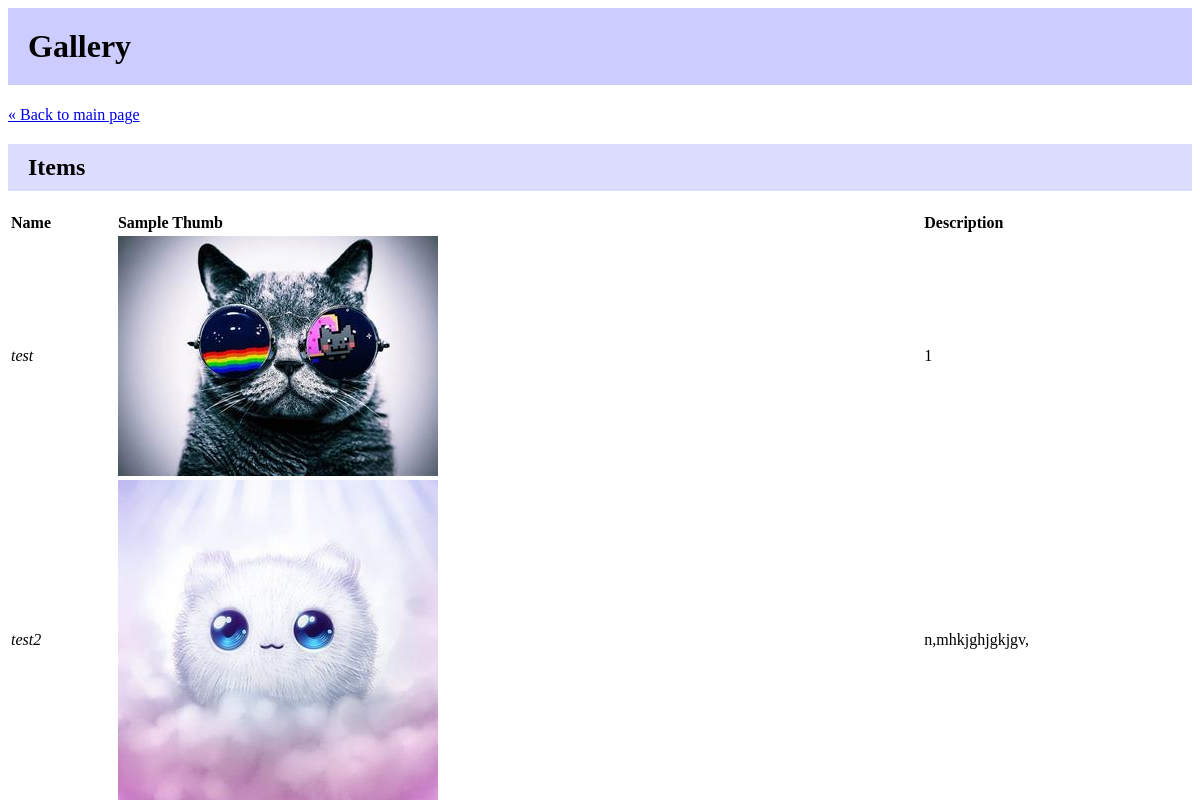
Before: /items/items/ with the older database file.
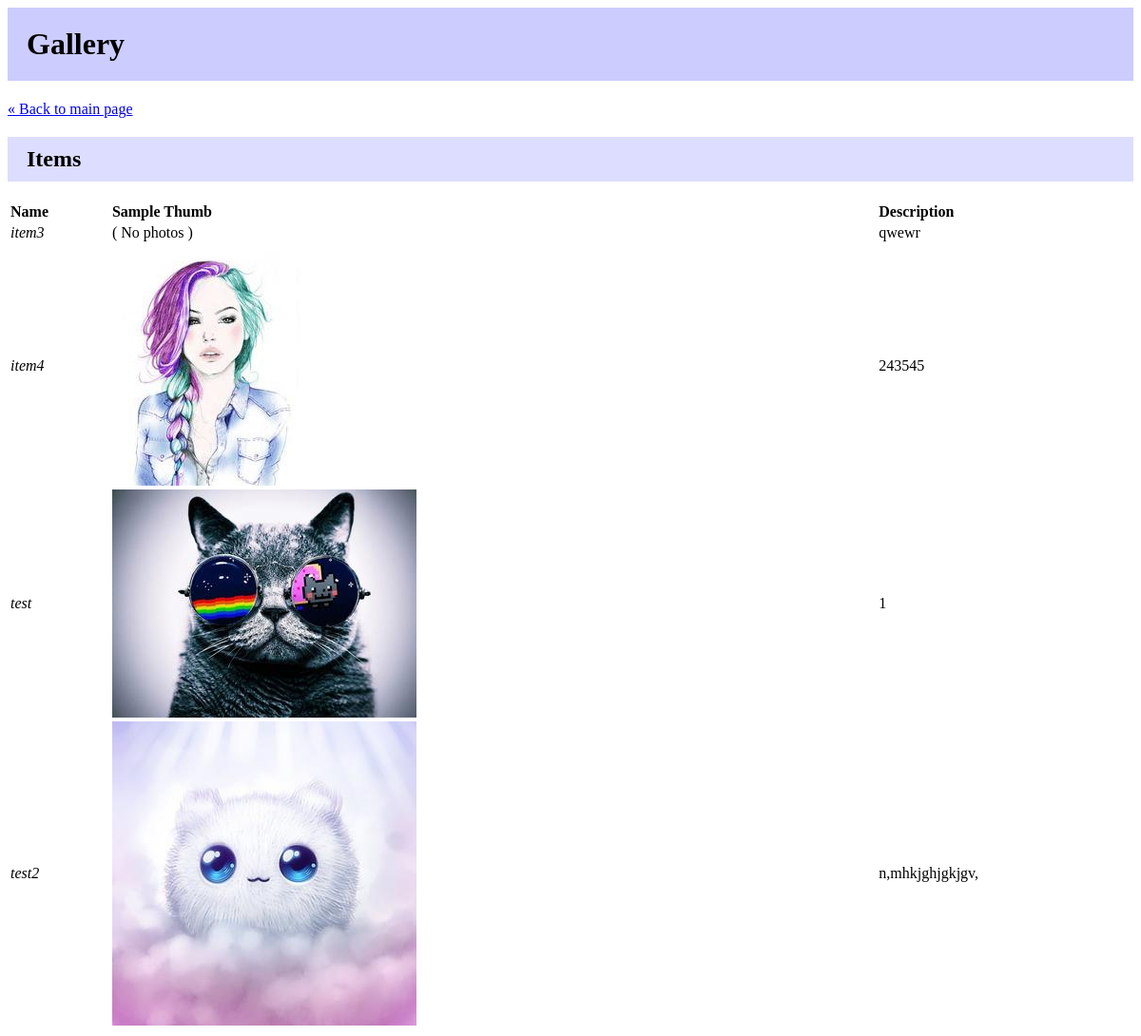
After: the same page with the newer database file.
### items/models.py (models this page shows, shortened)
class Item(models.Model):
    name = models.CharField(max_length = 250)
    description = models.TextField()
    class Meta:
        ordering = ['name']
    def get_absolute_url(self):
        return reverse('items:item_detail', kwargs={'object_id':self.id})

### items/views.py (the view)
class ListView(generic.ListView):
    model=Item
    template_name = 'items_list.html'
    allow_empty=True
    def get_queryset(self):
        return Item.objects.all()

### items/fields.py (called while the page is built)
def _add_thumb(s):
    parts = s.split(".")
    parts.insert(-1, "thumb")
    if parts[-1].lower() not in ['jpeg', 'jpg']:
        parts[-1] = 'jpg'
    return ".".join(parts)

    def _get_thumb_url(self):
        return _add_thumb(self.url)

### items/templates/items_list.html (shortened to what this page needs)
{% extends "base.html" %}
{% block content %}
<p><a href="{% url 'items:index'%}">&laquo; Back to main page </a></p>
<h2>Items</h2>
{%if item_list %}
<table>
    <tr>
        <th>Name</th>
        <th>Sample Thumb</th>
        <th>Description</th>
    </tr>
    {% for item in item_list%}
    <tr>
        <td><i>{{item.name}}</i></td>
        <td>
            {% if item.photo_set.count %}
                <a href="{{ item.get_absolute_url }}">
                <img src="{{item.photo_set.all.0.image.thumb_url }}"/>
            </a>
            {% else %}
               ( No photos )
            {% endif %}
        </td>
        <td>{{item.description}}</td>
    </tr>
    {% endfor %}
</table>
{%else%}
<p> No items</p>
{%endif%}
{%endblock%}

### items/templates/base.html (shortened to what this page needs)
<html>
    <head>
     </head>
     <body>
         <h1> Gallery</h1>
         {% block content %} {% endblock %}
     </body>
</html>

### items/templates/base.html (style rules this page uses)
body { margin: 30px, font-family: sans-serif; background: #fff; }
h1 { background: #ccf; padding:20px; }
h2 { background: #ddf; padding: 10px 20px; }
table { width: 100%; }
table th { text-align: left; }

Changed rows visible on the page:
added Item: name "item3", shows "( No photos )", description "qwewr"
added Item: name "item4", shows a picture, description "243545"
